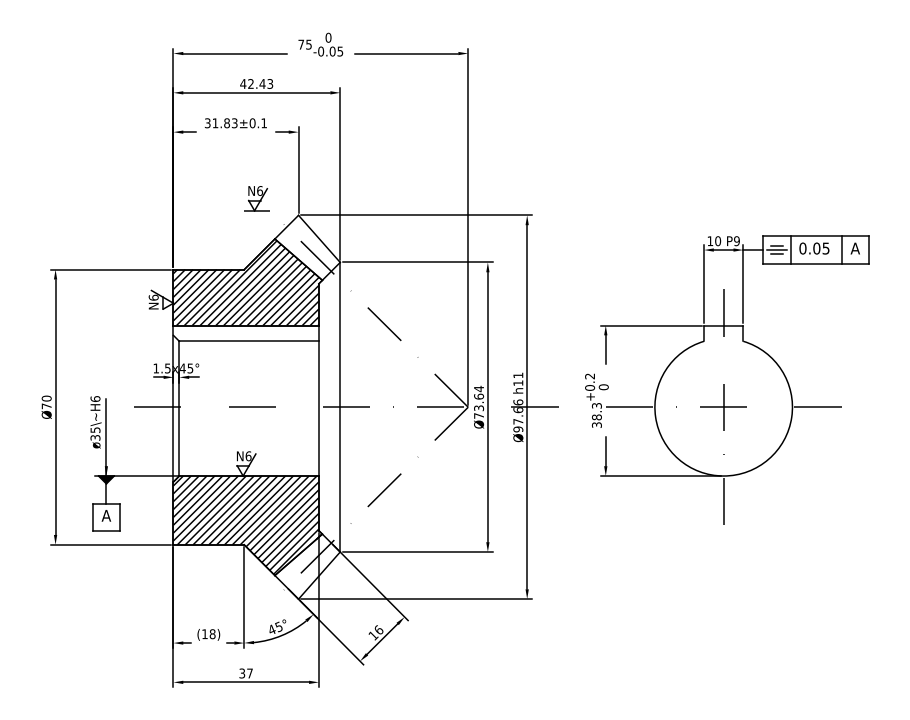
#> input picture samples/drawings/images/bevel_gear_qcad_example01.png, 910 x 720 px
$ python -i compare_image.py   (imports and definitions only)
#> lines starting #> are read from the running program, lines starting #| are printed output that depends on the picture
#> further down, picture is the input picture: PIL image 910x720 RGBA; mean R, G, B, A 246.8, 246.8, 246.8, 255
"""Side-by-side sheet: original drawing  |  Fusion snapshots  +  check results.

    python tools/compare_image.py <drawing.png|jpg> <out/<name>> [-o compare.png]

<out/<name>> is the folder `d2f run` / `d2f build` wrote (snapshots/*.png and
verify-report.json). The sheet is written to <out/<name>>/compare.png by default.
Used by the chat-reading procedure (docs/image-reading.md) so a person can check
at a glance that the model matches the drawing.
"""
import argparse
import importlib
import json
import os
import subprocess
import sys

VIEWS = ("front", "top", "right", "iso")
VIEW_LABEL = {"front": "정면 (Front)", "top": "평면 (Top)", "right": "우측면 (Right)", "iso": "등각 (Iso)"}
FONT_CANDIDATES = (
    r"C:\Windows\Fonts\malgun.ttf", r"C:\Windows\Fonts\malgunbd.ttf",
    "/usr/share/fonts/truetype/nanum/NanumGothic.ttf",
    "/usr/share/fonts/opentype/noto/NotoSansCJK-Regular.ttc",
    "/usr/share/fonts/truetype/dejavu/DejaVuSans.ttf",
)


# [40 lines left out: functions _pil, _font, _fit, not called in this run]


def _crop_white(img, pad=12):
    """Snapshots have a lot of empty background: trim to the part."""
#> called with pad = 12
    from PIL import ImageChops, Image
    rgb = img.convert("RGB")
    bg = Image.new("RGB", rgb.size, rgb.getpixel((0, 0)))
#> bg: PIL image 910x720 RGB; every value is 255
    box = ImageChops.difference(rgb, bg).convert("L").point(lambda v: 255 if v > 18 else 0).getbbox()
#> box = (41, 32, 870, 688)
    if not box:
        return rgb
    x0, y0, x1, y1 = box
#> x0 = 41; y0 = 32; x1 = 870; y1 = 688
    return rgb.crop((max(0, x0 - pad), max(0, y0 - pad), min(rgb.width, x1 + pad), min(rgb.height, y1 + pad)))
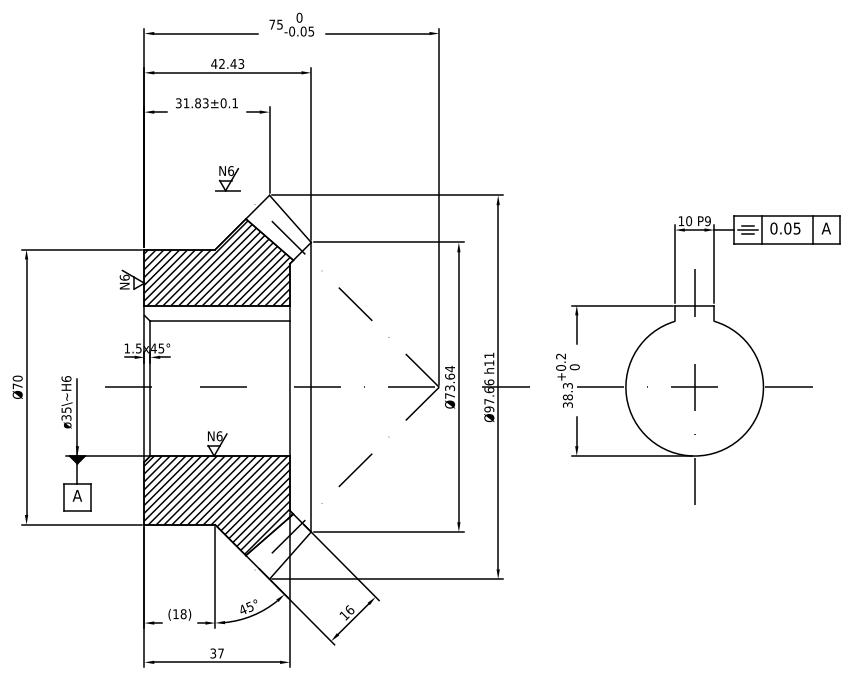
#> returned value: PIL image 853x680 RGB; min 0, max 255, mean 245.8


# [149 lines left out: functions trim_capture, check_lines, _n, build_sheet, main, not called in this run]


# [2 lines not run here, left out]

>>> from PIL import Image
>>> picture = Image.open('../samples/drawings/images/bevel_gear_qcad_example01.png')
>>> result = _crop_white(picture)

$ run again, on samples/drawings/images/pulley_keyway_section.png
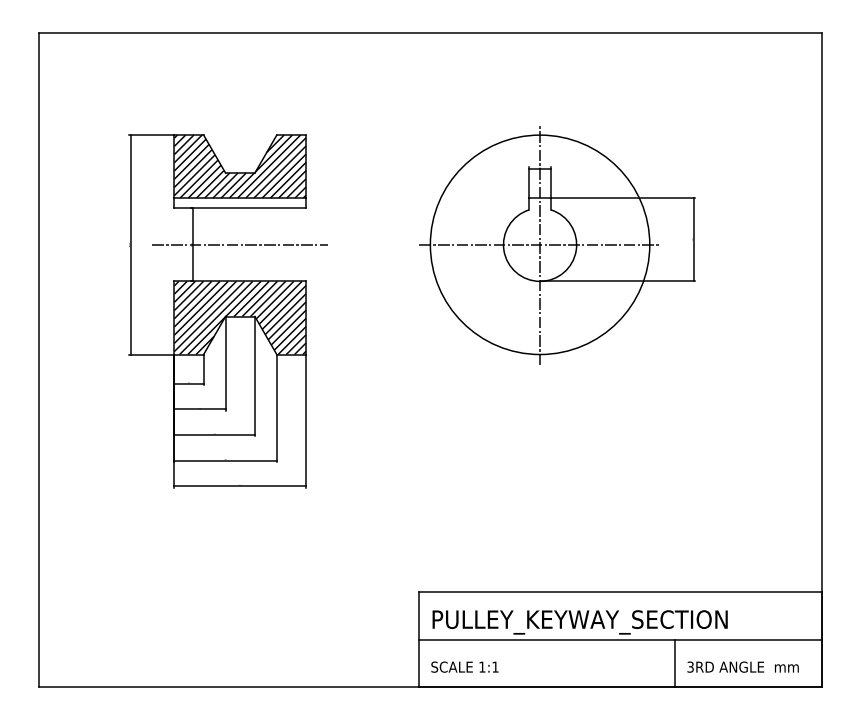
#> input picture samples/drawings/images/pulley_keyway_section.png, 860 x 720 px
#> picture is the input picture: PIL image 860x720 RGBA; mean R, G, B, A 247.5, 247.5, 247.5, 255
#> bg: PIL image 860x720 RGB; every value is 255
#> box = (38, 32, 823, 688)
#> x0 = 38; y0 = 32; x1 = 823; y1 = 688
#> in _crop_white, `return rgb.crop((max(0, x0 - pad), max(0, y0 - pad), min(rgb.width, x1..`:
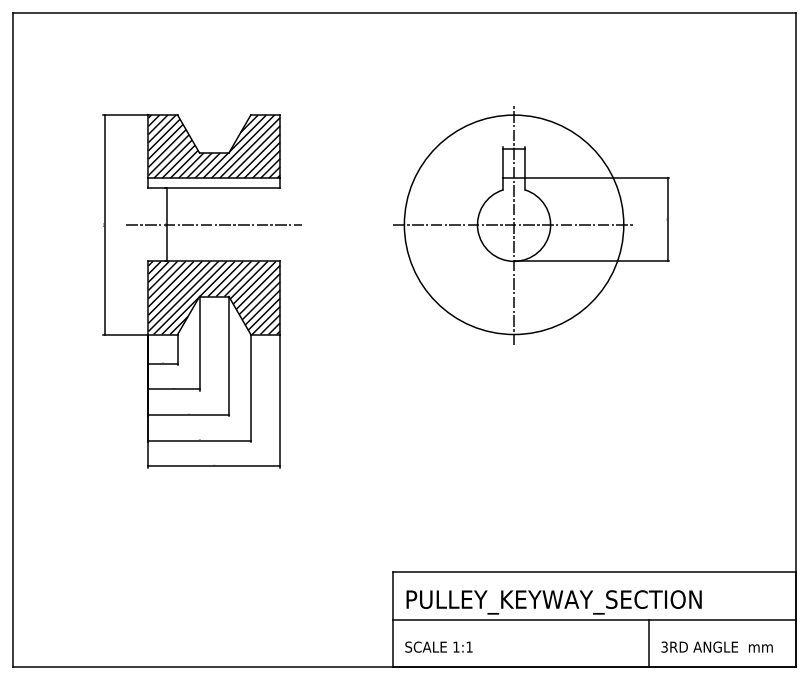
#> returned value: PIL image 809x680 RGB; min 0, max 255, mean 246.6
